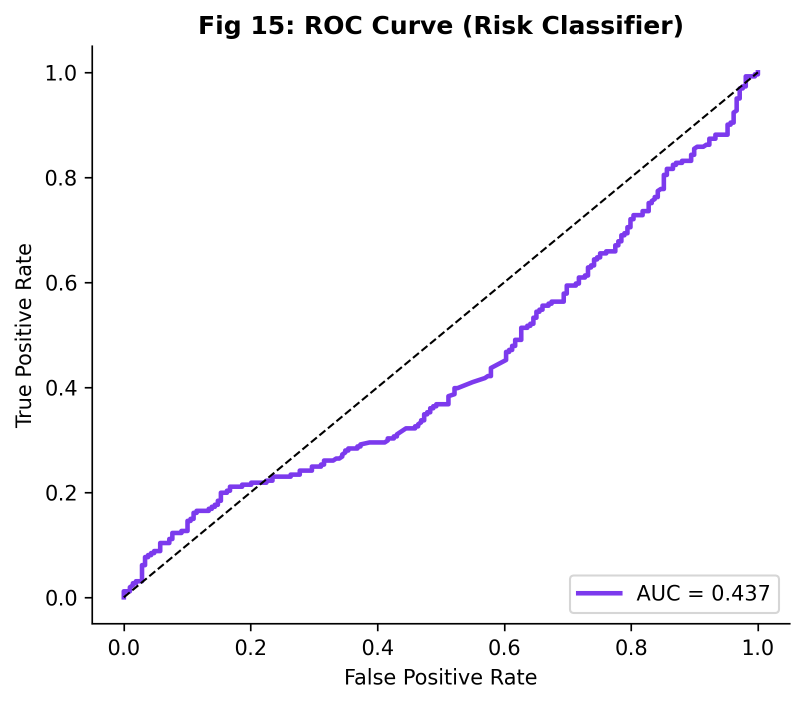
#> input picture paper_assets/15_roc_curve.png, 1609 x 1407 px (shown at 1/2 size); its folder holds 8 pictures in this run
$ python polish_paper_assets.py
#> lines starting #> are read from the running program, lines starting #| are printed output that depends on the picture
"""
LunaAura — Final Paper Polish Script
Creates combined panels, Excel workbook, captions, and IEEE results section.
"""
import os, warnings
import numpy as np
import pandas as pd
import matplotlib
matplotlib.use('Agg')
import matplotlib.pyplot as plt
import matplotlib.image as mpimg
from matplotlib.gridspec import GridSpec

warnings.filterwarnings('ignore')
OUT = 'paper_assets'

# ── Shared style ───────────────────────────────────────────────────────────────
plt.rcParams.update({
    'font.family': 'DejaVu Sans', 'font.size': 10,
    'axes.titlesize': 11, 'axes.labelsize': 10,
    'xtick.labelsize': 9, 'ytick.labelsize': 9,
    'legend.fontsize': 9, 'figure.dpi': 150,
    'savefig.dpi': 300, 'savefig.bbox': 'tight',
    'axes.spines.top': False, 'axes.spines.right': False
})

def load_img(name):
#> called with name = '15_roc_curve.png'
    return mpimg.imread(os.path.join(OUT, name))
#> returned value is the input picture: shape (1407, 1609, 4) float32; mean R, G, B, A 0.976, 0.974, 0.98, 1

def save(fig, name):
#> called with name = 'combined_model_results.png'
    fig.savefig(os.path.join(OUT, name), dpi=300, bbox_inches='tight', facecolor='white')
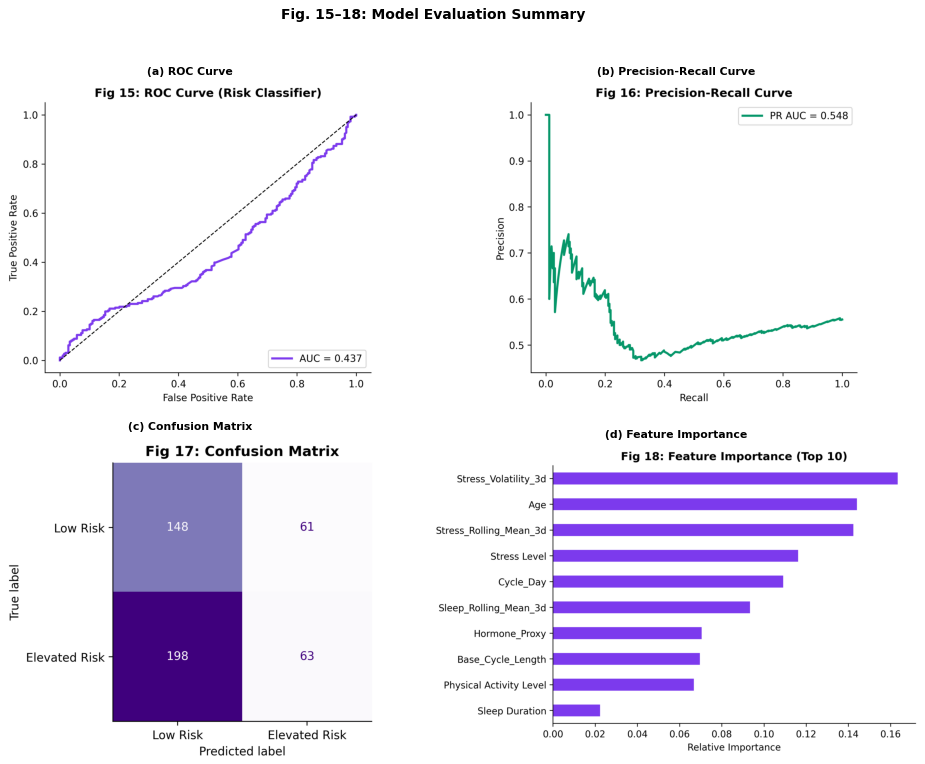
#> figure drawn by matplotlib, 4 panels
    plt.close(fig)
    print(f'  ✓ {name}')

# ═══════════════════════════════════════════════════════════════════════════════
# 3. Combined Model Results Panel (ROC + PR + CM + Feature Importance)
# ═══════════════════════════════════════════════════════════════════════════════
print('\n=== Combined Model Results Panel ===')
fig, axes = plt.subplots(2, 2, figsize=(14, 11))
fig.suptitle('Fig. 15–18: Model Evaluation Summary', fontsize=14, fontweight='bold', y=0.98)

panels = [
    ('15_roc_curve.png',             '(a) ROC Curve'),
    ('16_precision_recall_curve.png','(b) Precision-Recall Curve'),
    ('17_confusion_matrix.png',      '(c) Confusion Matrix'),
    ('18_feature_importance.png',    '(d) Feature Importance'),
]
for ax, (fname, label) in zip(axes.flat, panels):
    img = load_img(fname)
    ax.imshow(img)
    ax.set_title(label, fontsize=11, fontweight='bold', pad=8)
    ax.axis('off')

fig.tight_layout(rect=[0, 0, 1, 0.95])
save(fig, 'combined_model_results.png')

# ═══════════════════════════════════════════════════════════════════════════════
# 4. Combined Cohort Demographics Panel
# ═══════════════════════════════════════════════════════════════════════════════
print('\n=== Combined Cohort Demographics Panel ===')
fig, axes = plt.subplots(2, 4, figsize=(20, 9))
fig.suptitle('Fig. 1–8: Cohort Dataset Characterization', fontsize=14, fontweight='bold', y=0.99)

demo_files = [
    ('01_age_distribution.png',         '(a) Age Distribution'),
    ('02_gender_distribution.png',      '(b) Gender Distribution'),
    ('03_stress_distribution.png',      '(c) Stress Levels'),
    ('04_sleep_distribution.png',       '(d) Sleep Duration'),
    ('05_activity_distribution.png',    '(e) Physical Activity'),
    ('06_anxiety_distribution.png',     '(f) Anxiety Levels'),
    ('07_water_distribution.png',       '(g) Water Intake'),
    ('08_risk_category_distribution.png','(h) Risk Categories'),
]
for ax, (fname, label) in zip(axes.flat, demo_files):
#> (the run stopped early here; a loop or call above may not have finished)
